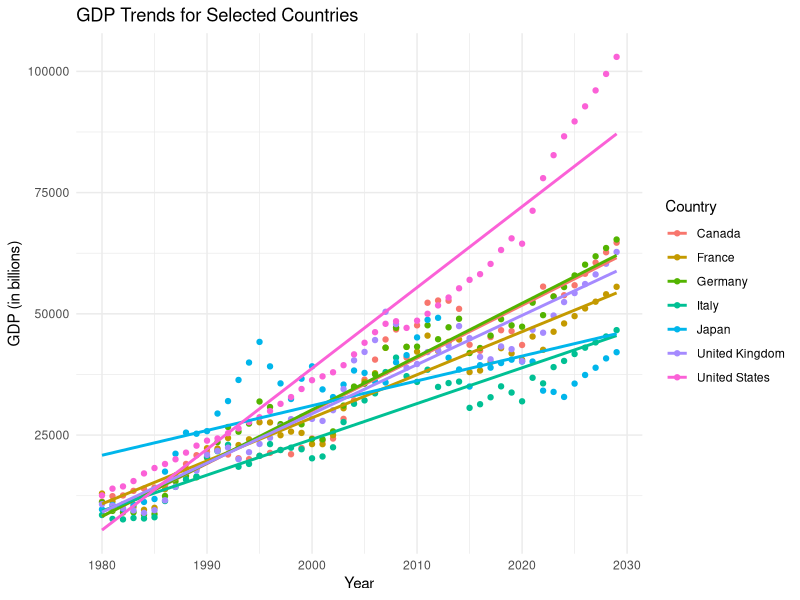
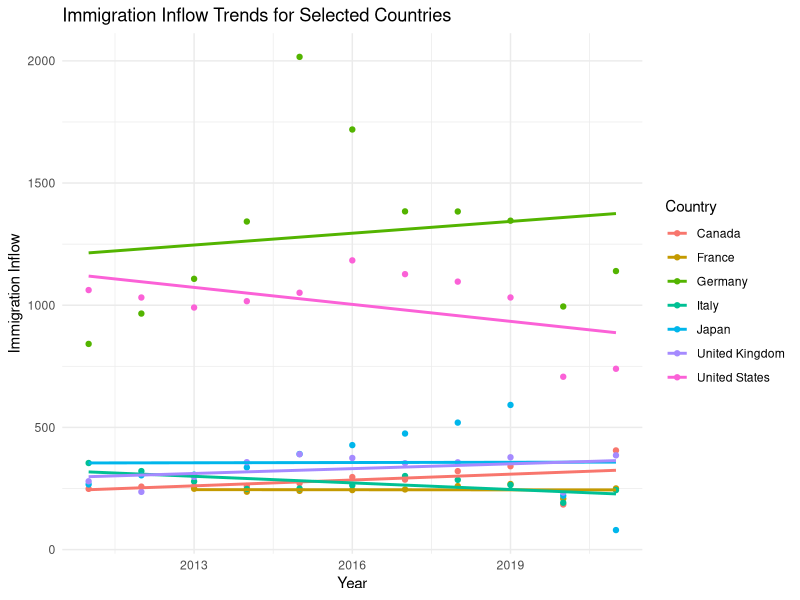

R code for these plots, in order:
## ---- chunk 1
library(ggplot2)
library(tidyverse)
library(dplyr)
library(readr)

IMF <- read_csv("Data/Cleaned_IMF_Dataset.csv")
Inflow <- read_csv("Data/Cleaned_Inflow_Dataset.csv")



selected_countries <- c("United States", "Canada", "France", "Germany", 
                        "Italy", "Japan", "Russia", "United Kingdom")

imf_filtered <- IMF |>
  filter(Country %in% selected_countries) |>
  mutate(Year = as.numeric(Year), GDP = as.numeric(GDP))

print(colnames(Inflow))  

inflow_filtered <- Inflow |>
  filter(Country %in% selected_countries) |>
  select(Country, starts_with("Year_")) |>
  mutate(across(starts_with("Year_"), as.numeric)) |>
  pivot_longer(cols = starts_with("Year_"), 
               names_to = "Year", 
               values_to = "Inflow") |>
  mutate(Year = as.numeric(gsub("Year_", "", Year)))

IMFplot <- ggplot(imf_filtered, aes(x = Year, y = GDP, color = Country)) +
  geom_point() +
  geom_smooth(method = "lm", se = FALSE) +
  labs(title = "GDP Trends for Selected Countries", 
       x = "Year", 
       y = "GDP (in billions)", 
       color = "Country") +
  theme_minimal()

Inflowplot <- ggplot(inflow_filtered, aes(x = Year, y = Inflow, color = Country)) +
  geom_point() +
  geom_smooth(method = "lm", se = FALSE) +
  labs(title = "Immigration Inflow Trends for Selected Countries", 
       x = "Year", 
       y = "Immigration Inflow", 
       color = "Country") +
  theme_minimal()

print(IMFplot)
print(Inflowplot)



